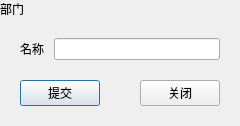
<?xml version="1.0" encoding="UTF-8"?>
<ui version="4.0">
 <class>DepartmentAdd</class>
 <widget class="QDialog" name="DepartmentAdd">
  <property name="geometry">
   <rect>
    <x>0</x>
    <y>0</y>
    <width>240</width>
    <height>116</height>
   </rect>
  </property>
  <property name="windowTitle">
   <string>Dialog</string>
  </property>
  <layout class="QVBoxLayout" name="verticalLayout" stretch="0,1,0">
   <property name="spacing">
    <number>0</number>
   </property>
   <property name="leftMargin">
    <number>0</number>
   </property>
   <property name="topMargin">
    <number>0</number>
   </property>
   <property name="rightMargin">
    <number>0</number>
   </property>
   <property name="bottomMargin">
    <number>20</number>
   </property>
   <item>
    <widget class="QLabel" name="labFormTitle">
     <property name="text">
      <string>部门</string>
     </property>
    </widget>
   </item>
   <item>
    <layout class="QHBoxLayout" name="horizontalLayout_2">
     <property name="spacing">
      <number>10</number>
     </property>
     <property name="leftMargin">
      <number>20</number>
     </property>
     <property name="topMargin">
      <number>20</number>
     </property>
     <property name="rightMargin">
      <number>20</number>
     </property>
     <property name="bottomMargin">
      <number>20</number>
     </property>
     <item>
      <widget class="QLabel" name="labName">
       <property name="text">
        <string>名称</string>
       </property>
      </widget>
     </item>
     <item>
      <widget class="QLineEdit" name="leName"/>
     </item>
    </layout>
   </item>
   <item>
    <layout class="QHBoxLayout" name="horizontalLayout" stretch="1,0,1">
     <property name="leftMargin">
      <number>20</number>
     </property>
     <property name="rightMargin">
      <number>20</number>
     </property>
     <item>
      <widget class="QPushButton" name="btnFormSubmit">
       <property name="text">
        <string>提交</string>
       </property>
      </widget>
     </item>
     <item>
      <spacer name="horizontalSpacer">
       <property name="orientation">
        <enum>Qt::Horizontal</enum>
       </property>
       <property name="sizeHint" stdset="0">
        <size>
         <width>40</width>
         <height>20</height>
        </size>
       </property>
      </spacer>
     </item>
     <item>
      <widget class="QPushButton" name="btnFormClose">
       <property name="text">
        <string>关闭</string>
       </property>
      </widget>
     </item>
    </layout>
   </item>
  </layout>
 </widget>
 <resources/>
 <connections/>
</ui>
